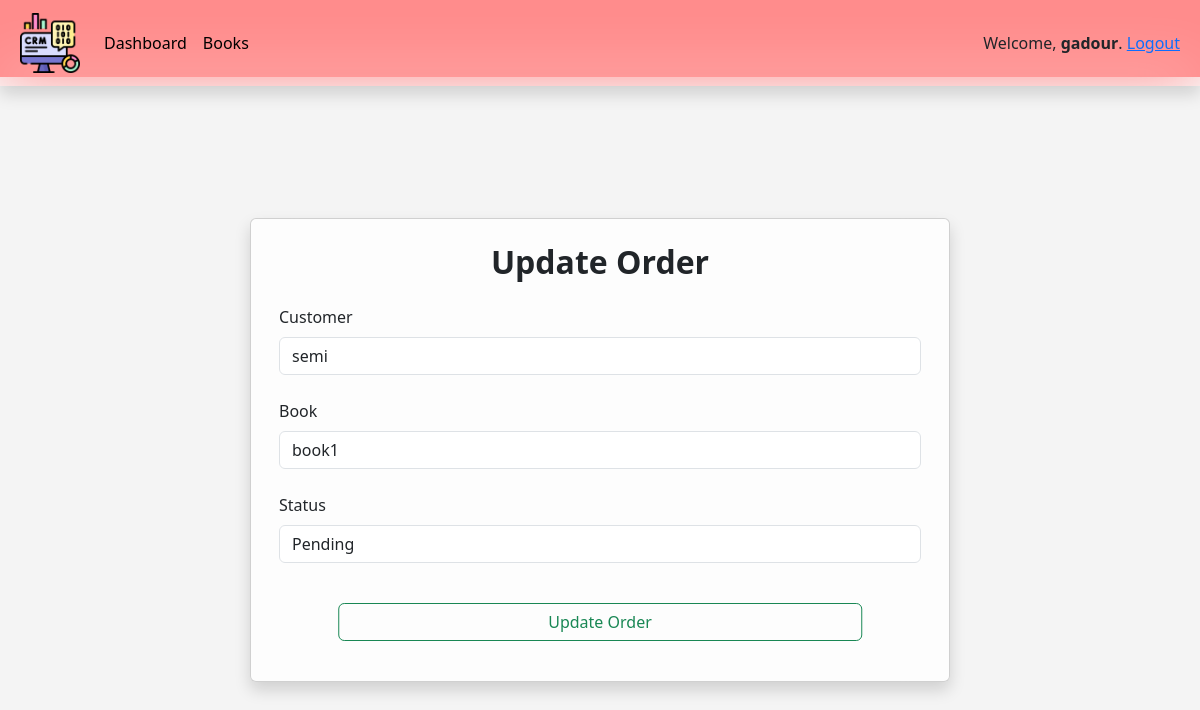
Page /update_order/47 (signed in) on the earlier database version.
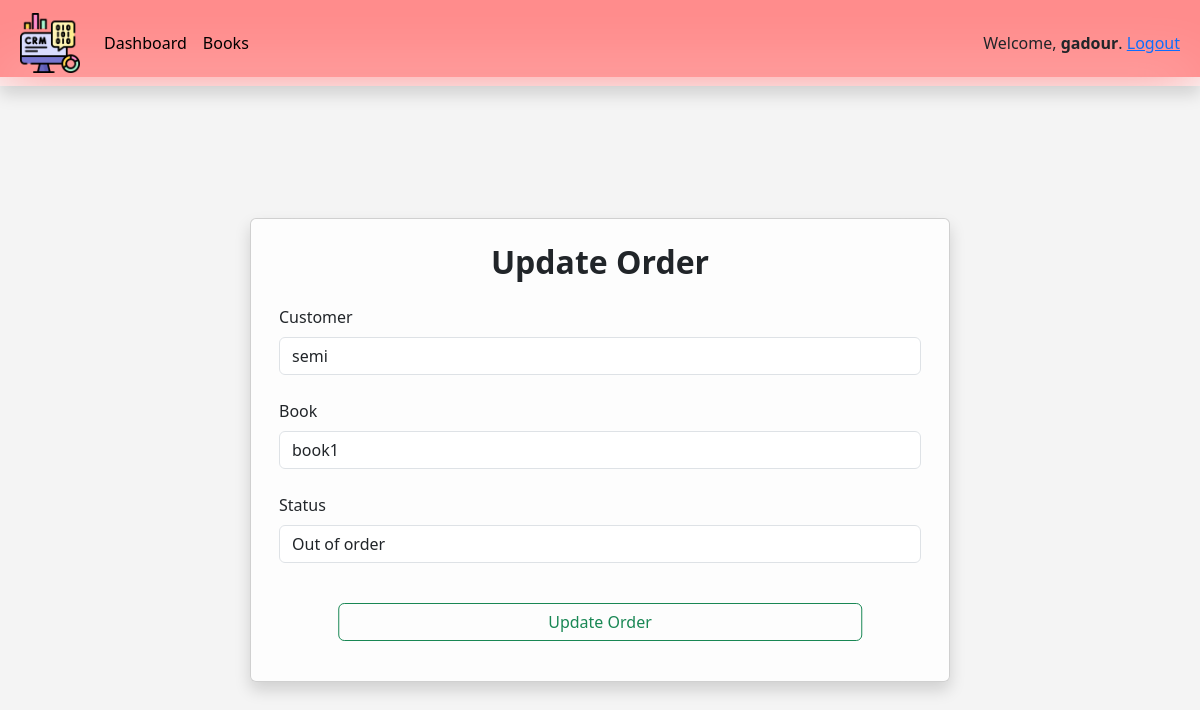
Same page on the later database version.
### bookstore/models.py (models this page shows, shortened)
class Order(models.Model):
    STATUS = (('Pending','Pending'),
              ('Delivered','Delivered'),
              ('In Progress','In Progress'),
              ('Out of order','Out of order'))
    customer = models.ForeignKey(Customer, on_delete=models.CASCADE)
    book = models.ForeignKey(Book, on_delete=models.CASCADE)
    creation_date = models.DateTimeField(auto_now_add=True)
    status = models.CharField(max_length=100, choices=STATUS)

### bookstore/decorators.py (the view)
    def wrapper(request, *args, **kwargs):
        group = None
        if request.user.groups.exists():
             group = request.user.groups.all()[0].name
        if group is not None or request.user.is_staff:
            if group == 'admin' or request.user.is_staff:
                return func(request, *args, **kwargs)
            if group == 'customer':
                return redirect('user_profile')

### bookstore/forms.py
class OrderForm(ModelForm):
    def __init__(self, *args: Any, **kwargs: Any) -> None:
        super().__init__(*args, **kwargs)
        self.fields['customer'].widget.attrs.update({'class':'form-control'})
        self.fields['book'].widget.attrs.update({'class':'form-control'})
        self.fields['status'].widget.attrs.update({'class':'form-control'})
        self.fields['customer'].empty_label = 'Press to select a Customer'
        self.fields['book'].empty_label = 'Press to select a Book'
        self.fields['status'].choices= [('','Press to select a Status')] + list(Order.STATUS)
    class Meta:
        model = Order
        fields = '__all__'

### bookstore/models.py (called while the page is built)
    def __str__(self) :
        return f"{self.user}"

    def __str__(self):
        tags = ', '.join(tag.name for tag in self.tag.all())
        return self.name

### bookstore/templates/bookstore/order_form.html (shortened to what this page needs)
{% extends "bookstore/main.html" %}
{% load static %}
{% block content %}
  <section class="position-absolute top-50 start-50 translate-middle ">
    <div
      class="card mx-4 mx-md-5 shadow"
      style="
        margin-top: -100px;
        background: hsla(0, 0%, 100%, 0.8);
        backdrop-filter: blur(20px);
        height: 464px;
        width: 700px;
        margin-top: -463px;
        margin-left: 50px;
      "
    >
      <div class="card-body">
        <div class="pt-2">
          <h2 class="fw-bold text-center">
            {% if "create_order" in request.path %}
              Create Order
            {% elif "update_order" in request.path %}
              Update Order
            {% endif %}</h2>
        </div>
        <div class="container pt-3">
          <form action="" method="POST" >
            {% if form is not None %}
            <div class="w-100">
                <div class="form-outline mb-4">
                    <label class="form-label" for="form3Example3"> {{form.customer.label}}</label>
                    {{form.customer}}
                </div>
                <div class="form-outline mb-4">
                    <label class="form-label" for="form3Example3"> {{form.book.label}}</label>
                    {{form.book}}
                </div>
                    <div class="form-outline mb-4">
                    <label class="form-label" for="form3Example3"> {{form.status.label}}</label>
                    {{form.status}}
                </div>
            </div>
            {% elif formset is not None %}
              {{formset.management_form}}
              {% for item in formset  %}
                  {{item}} <br>
              {% endfor %}
            {% endif %}
            <div class="d-grid gap-2 w-75 position-absolute bottom-10 start-50 translate-middle-x pt-3">
              <button class="btn btn-outline-success" type="submit">
                {% if "create_order" in request.path %}
                  Create Order
                {% elif "update_order" in request.path %}
                  Update Order
                {% endif %}</h2>
              </button>
            </div>
          </form>
        </div>
      </div>
    </div>
  </section>
{% endblock content %}

Differences in the rows shown:
changed Order "semi": status "Pending" → "Out of order"
